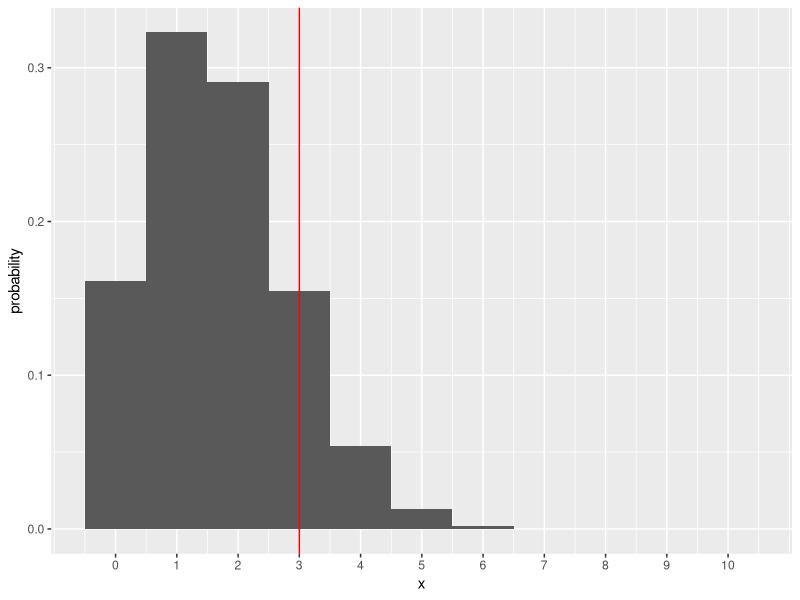
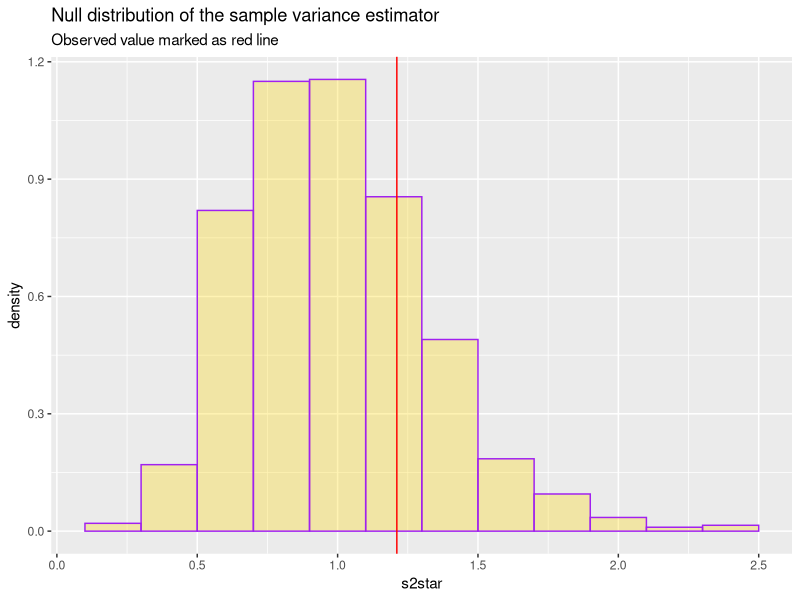

These charts were generated, in order, by the following R code:
## ---- chunk 1
knitr::opts_chunk$set(echo = TRUE)
library(tidyverse)
## ---- chunk 2
binom_tibble <- tibble(
  x = seq(0,10),
  binom_pmf = dbinom(x,10,1/6)
)

binom_tibble

#plot PMF

ggplot(data=binom_tibble, aes(x=x,
                              y=binom_pmf))+
  geom_col(width = 1)+
  geom_vline(xintercept=3,col='red')+
  scale_x_continuous(breaks = 0:10)+
  labs(y='probability')
## ---- chunk 3
1-pbinom(2,10,1/6)
## ---- chunk 4
probs <- dbinom(0:10, size = 10, prob = 1/6)

sum(probs[probs <= dbinom(x = 3, size = 10, prob = 1/6)] )

## ---- chunk 5
2*pnorm(q = 149.75, mean = 145.75, sd = 9.5/sqrt(25), lower.tail=F)
## ---- chunk 6
    ppois(q = 15, lambda = 4*6)
    
## ---- chunk 7
    
    qpois(p = 0.1, lambda = 4*6)  #18 has at least 10% probability below it
    
    ppois(18, lambda = 24)        #let's see how much exactly 
    
    ppois(17, lambda = 24)
## ---- chunk 8
    ppois(17, lambda = 4*6)
    
## ---- chunk 9
    ppois(16, lambda = 4*4, lower.tail = FALSE)
    
## ---- chunk 10
    sample_df <- tibble( 
            x= c(-0.58319935, -1.36090219,  0.38663763, -1.54365592,  
                 0.87083945, -0.69187830, 0.45898841, -2.82556635,  
                 0.01777137, -0.62753863 , 0.54611381, -1.39731591, 
                 -1.72584231,  0.91371529,  0.18096064, -0.53063107, 
                 -0.76604739, -1.97107704, 0.56394712,  1.13707563))
## ---- chunk 11

obs_s2 <- sample_df %>% summarise(s2 = var(x)) %>% pull()
## ---- chunk 12
    set.seed(2626)                       #random number seed
    B <- 1000                            # number of replications
nsamp <- nrow(sample_df)                   # sample size n 
sigma2_null <- 1                     #null value

null_sim_df <- tibble(
                s2star = replicate(n = B, 
                         expr = var(rnorm(n = nsamp, 0,sigma2_null))))
                


## ---- chunk 13
ggplot(data = null_sim_df,
       mapping = aes(x = s2star,
                     y = after_stat(density))) +
   geom_histogram(binwidth = 0.2,
                  alpha=0.3,
                  fill="gold",
                  color="purple")+
  geom_vline(xintercept = obs_s2,
             color="red")+
  labs(title = "Null distribution of the sample variance estimator",
       subtitle = "Observed value marked as red line")
## ---- chunk 14
#calculate empirical P-value

pvalue <- null_sim_df %>% 
            summarise( pvalue = mean(s2star >= obs_s2)) %>% pull()

